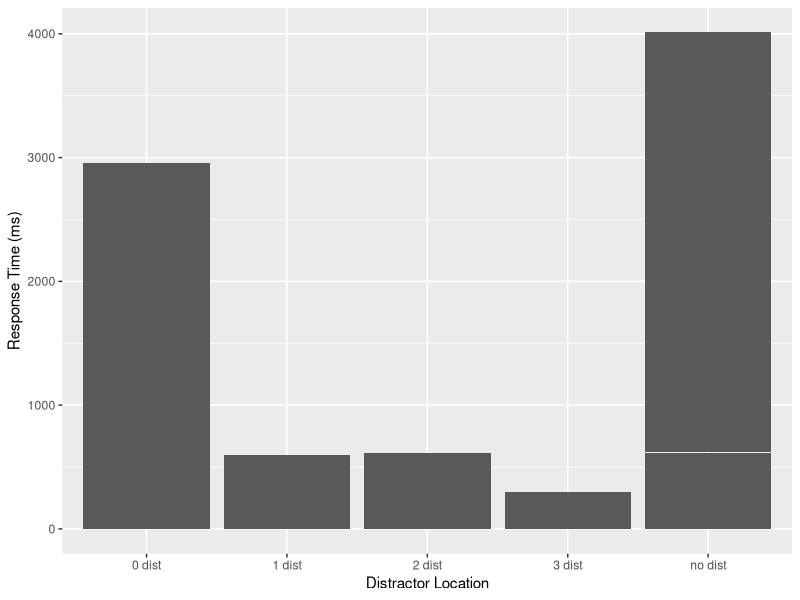

Write the R code that produced this figure. (Note: this script raises an error after producing the figure.)
## ---- chunk 1
library(tidyverse) 
library(tidyr)
## ---- chunk 2

pilot <- read_csv("p01/data/pilot_final.csv", show_col_types = FALSE)
  
## ---- chunk 3
pilot$relative_hp_dist[pilot$relative_hp_dist == 10] <- "no dist"
pilot$relative_hp_dist[pilot$relative_hp_dist == 0] <- "0 dist"
pilot$relative_hp_dist[pilot$relative_hp_dist == 1] <- "1 dist"
pilot$relative_hp_dist[pilot$relative_hp_dist == 2] <- "2 dist"
pilot$relative_hp_dist[pilot$relative_hp_dist == 3] <- "3 dist"

## ---- chunk 4
# Create a barplot of the number of fish encounters by species
ggplot(data = pilot, aes(x = relative_hp_dist, y = RT)) +
  geom_bar(stat = "identity") +
  labs(x = "Distractor Location", y = "Response Time (ms)")
  
## ---- chunk 5
# Create a barplot of the number of fish encounters by species
ggplot(data = fish_encounters, aes(x = species, y = count)) +
  geom_bar(stat = "identity") +
  labs(x = "Species", y = "Number of Fish Encounters")
  
